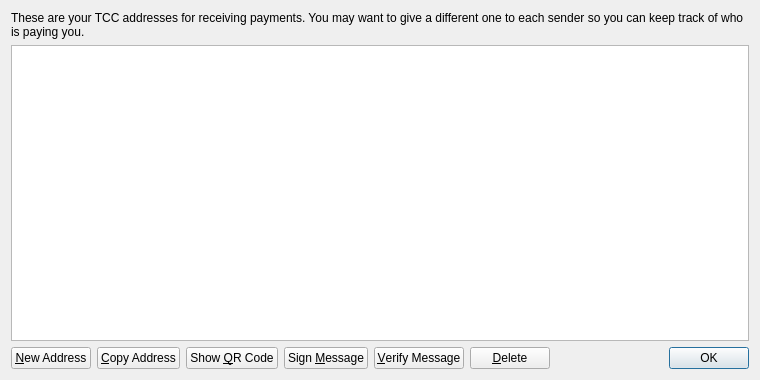
<?xml version="1.0" encoding="UTF-8"?>
<ui version="4.0">
 <class>AddressBookPage</class>
 <widget class="QWidget" name="AddressBookPage">
  <property name="geometry">
   <rect>
    <x>0</x>
    <y>0</y>
    <width>760</width>
    <height>380</height>
   </rect>
  </property>
  <property name="windowTitle">
   <string>Address Book</string>
  </property>
  <layout class="QVBoxLayout" name="verticalLayout">
   <item>
    <widget class="QLabel" name="labelExplanation">
     <property name="text">
      <string>These are your TCC addresses for receiving payments. You may want to give a different one to each sender so you can keep track of who is paying you.</string>
     </property>
     <property name="textFormat">
      <enum>Qt::PlainText</enum>
     </property>
     <property name="wordWrap">
      <bool>true</bool>
     </property>
    </widget>
   </item>
   <item>
    <widget class="QTableView" name="tableView">
     <property name="contextMenuPolicy">
      <enum>Qt::CustomContextMenu</enum>
     </property>
     <property name="toolTip">
      <string>Double-click to edit address or label</string>
     </property>
     <property name="tabKeyNavigation">
      <bool>false</bool>
     </property>
     <property name="alternatingRowColors">
      <bool>true</bool>
     </property>
     <property name="selectionMode">
      <enum>QAbstractItemView::SingleSelection</enum>
     </property>
     <property name="selectionBehavior">
      <enum>QAbstractItemView::SelectRows</enum>
     </property>
     <property name="sortingEnabled">
      <bool>true</bool>
     </property>
     <attribute name="verticalHeaderVisible">
      <bool>false</bool>
     </attribute>
    </widget>
   </item>
   <item>
    <layout class="QHBoxLayout" name="horizontalLayout">
     <item>
      <widget class="QPushButton" name="newAddressButton">
       <property name="toolTip">
        <string>Create a new address</string>
       </property>
       <property name="text">
        <string>&amp;New Address</string>
       </property>
       <property name="icon">
        <iconset resource="../bitcoin.qrc">
         <normaloff>:/icons/add</normaloff>:/icons/add</iconset>
       </property>
      </widget>
     </item>
     <item>
      <widget class="QPushButton" name="copyToClipboard">
       <property name="toolTip">
        <string>Copy the currently selected address to the system clipboard</string>
       </property>
       <property name="text">
        <string>&amp;Copy Address</string>
       </property>
       <property name="icon">
        <iconset resource="../bitcoin.qrc">
         <normaloff>:/icons/editcopy</normaloff>:/icons/editcopy</iconset>
       </property>
      </widget>
     </item>
     <item>
      <widget class="QPushButton" name="showQRCode">
       <property name="text">
        <string>Show &amp;QR Code</string>
       </property>
       <property name="icon">
        <iconset resource="../bitcoin.qrc">
         <normaloff>:/icons/qrcode</normaloff>:/icons/qrcode</iconset>
       </property>
      </widget>
     </item>
     <item>
      <widget class="QPushButton" name="signMessage">
       <property name="toolTip">
        <string>Sign a message to prove you own a TCC address</string>
       </property>
       <property name="text">
        <string>Sign &amp;Message</string>
       </property>
       <property name="icon">
        <iconset resource="../bitcoin.qrc">
         <normaloff>:/icons/edit</normaloff>:/icons/edit</iconset>
       </property>
      </widget>
     </item>
     <item>
      <widget class="QPushButton" name="verifyMessage">
       <property name="toolTip">
        <string>Verify a message to ensure it was signed with a specified TCC address</string>
       </property>
       <property name="text">
        <string>&amp;Verify Message</string>
       </property>
       <property name="icon">
        <iconset resource="../bitcoin.qrc">
         <normaloff>:/icons/transaction_0</normaloff>:/icons/transaction_0</iconset>
       </property>
      </widget>
     </item>
     <item>
      <widget class="QPushButton" name="deleteButton">
       <property name="toolTip">
        <string>Delete the currently selected address from the list</string>
       </property>
       <property name="text">
        <string>&amp;Delete</string>
       </property>
       <property name="icon">
        <iconset resource="../bitcoin.qrc">
         <normaloff>:/icons/remove</normaloff>:/icons/remove</iconset>
       </property>
      </widget>
     </item>
     <item>
      <spacer name="horizontalSpacer">
       <property name="orientation">
        <enum>Qt::Horizontal</enum>
       </property>
       <property name="sizeHint" stdset="0">
        <size>
         <width>40</width>
         <height>20</height>
        </size>
       </property>
      </spacer>
     </item>
     <item>
      <widget class="QDialogButtonBox" name="buttonBox">
       <property name="sizePolicy">
        <sizepolicy hsizetype="Maximum" vsizetype="Fixed">
         <horstretch>0</horstretch>
         <verstretch>0</verstretch>
        </sizepolicy>
       </property>
       <property name="standardButtons">
        <set>QDialogButtonBox::Ok</set>
       </property>
      </widget>
     </item>
    </layout>
   </item>
  </layout>
 </widget>
 <resources>
  <include location="../bitcoin.qrc"/>
 </resources>
 <connections/>
</ui>
